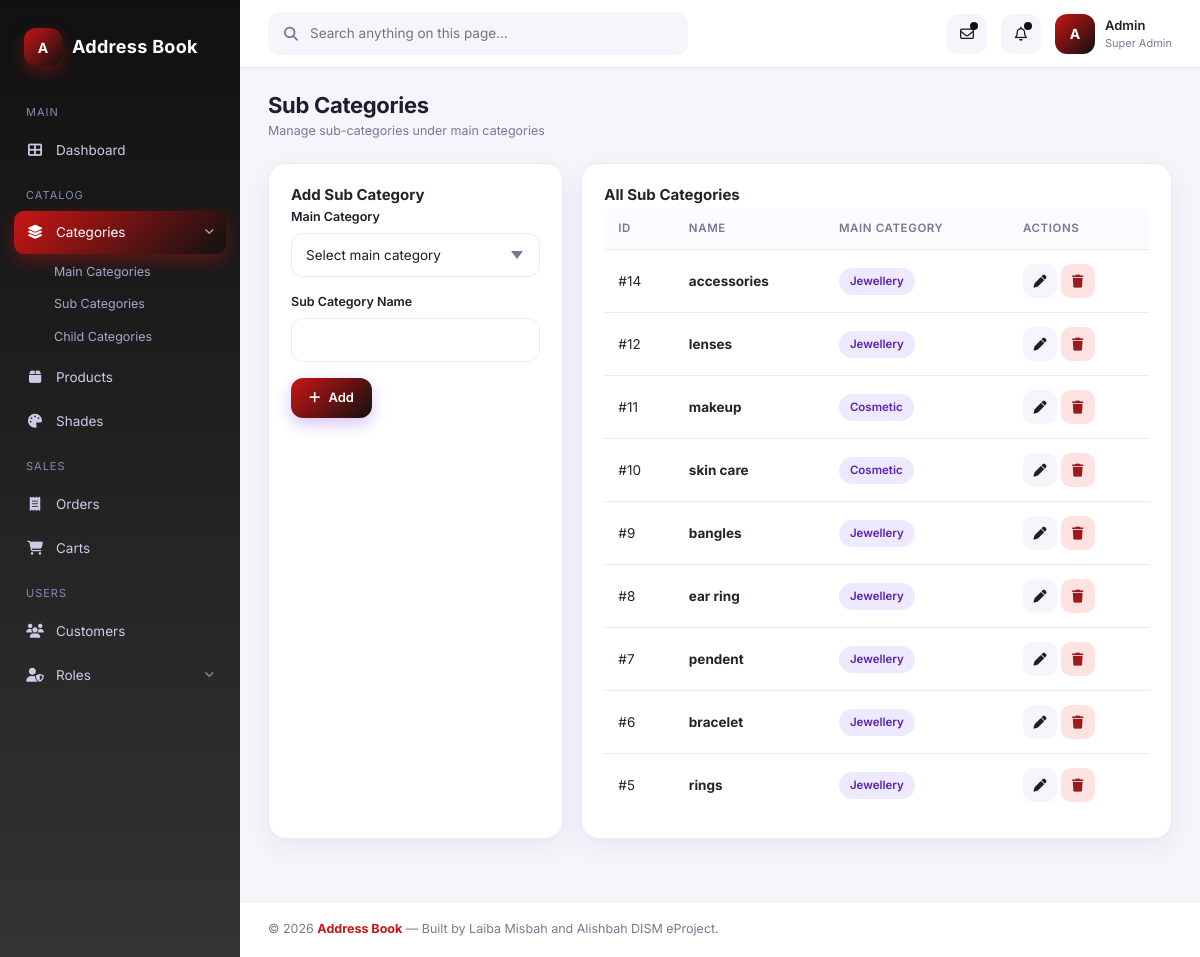
/admin/view_sub_cat.php, run on the app's committed database.
### tables this page shows
CREATE TABLE `sub_cat` (
  `sub_cat_id` int(11) NOT NULL,
  `sub_cat_name` varchar(100) NOT NULL,
  `mcat_id` int(11) DEFAULT NULL
);

CREATE TABLE `main_cat` (
  `mcat_id` int(11) NOT NULL,
  `mcat_name` varchar(100) NOT NULL
);

### admin/view_sub_cat.php (the view, shortened to what this page needs)
<?php
include 'header.php';
$rows = mysqli_query($con,"SELECT s.*,m.mcat_name FROM sub_cat s LEFT JOIN main_cat m ON s.mcat_id=m.mcat_id ORDER BY s.sub_cat_id DESC");
?>
<div class="page-header"><div><h1>Sub Categories</h1><div class="crumb">Manage sub-categories under main categories</div></div></div>
<div class="grid-2" style="grid-template-columns:1fr 2fr;">
  <div class="card">
    <h3 class="card-title">Add Sub Category</h3>
    <form method="post">
      <div class="form-group">
        <label>Main Category</label>
        <select class="form-control" name="mcat_id" required>
          <option value="">Select main category</option>
        </select>
      </div>
      <div class="form-group">
        <label>Sub Category Name</label>
        <input type="text" name="sub_cat_name" class="form-control" required>
      </div>
      <button class="btn btn-primary" name="add_sub"><i class="fas fa-plus"></i> Add</button>
    </form>
  </div>
  <div class="card">
    <h3 class="card-title">All Sub Categories</h3>
    <div class="table-wrap">
      <table class="data">
        <thead><tr><th>ID</th><th>Name</th><th>Main Category</th><th style="width:140px">Actions</th></tr></thead>
        <tbody>
        <?php if($rows && mysqli_num_rows($rows)>0): while($r=mysqli_fetch_assoc($rows)): ?>
          <tr>
            <td>#<?= $r['sub_cat_id'] ?></td>
            <td><strong><?= htmlspecialchars($r['sub_cat_name']) ?></strong></td>
            <td><span class="pill purple"><?= htmlspecialchars($r['mcat_name']??'-') ?></span></td>
            <td>
              <a href="edit_sub_cat.php?id=<?= $r['sub_cat_id'] ?>" class="btn btn-soft btn-icon"><i class="fas fa-pen"></i></a>
              <a href="?del_id=<?= $r['sub_cat_id'] ?>" class="btn btn-danger btn-icon" onclick="return confirm('Delete?')"><i class="fas fa-trash"></i></a>
            </td>
          </tr>
        <?php endwhile; else: ?>
          <tr><td colspan="4" class="text-center text-muted py-4">No sub categories</td></tr>
        <?php endif; ?>
        </tbody>
      </table>
    </div>
  </div>
</div>
<?php include 'footer.php'; ?>

### assets/admin/css/style.css (style rules this page uses)
:root { --bg:#f6f5fb; --surface:#ffffff; --surface-2:#fbfaff; --text:#1f1d2b; --text-muted:#7a7891; --border:#ece9f5; --primary:#ca1515; --primary-2:#111111; --pink:#111111; --blue:#3b82f6; --cyan:#06b6d4; --green:#10b981; --orange:#f59e0b; --red:#ca1515; --gold:#fbbf24; --grad-purple: linear-gradient(135deg,#ca1515 0%, #111111 100%); --grad-orange: linear-gradient(135deg,#ca1515 0%, #f59e0b 100%); --grad-blue: linear-gradient(135deg,#ca1515 0%, #3b82f6 100%); --grad-green: linear-gradient(135deg,#ca1515 0%, #10b981 100%); --shadow-sm: 0 2px 6px rgba(40,30,80,.05); --shadow: 0 8px 24px rgba(80,60,140,.08); --shadow-lg: 0 20px 40px rgba(80,60,140,.12); --radius: 18px; --radius-sm: 12px; --sidebar-w: 240px; }
* { box-sizing:border-box; }
html,body { margin:0;padding:0;background:var(--bg);color:var(--text); font-family:'Inter','Segoe UI',system-ui,-apple-system,sans-serif; font-size:14px;-webkit-font-smoothing:antialiased; }
a { color:inherit;text-decoration:none; }
.page-header { display:flex;align-items:center;justify-content:space-between;margin-bottom:22px; }
.page-header h1 { margin:0;font-size:22px;font-weight:700;letter-spacing:-.3px; }
.page-header .crumb { font-size:12.5px;color:var(--text-muted);margin-top:4px; }
.card { background:var(--surface);border-radius:var(--radius); box-shadow:var(--shadow);padding:22px;border:1px solid var(--border); }
.card-title { font-size:15px;font-weight:700;margin:0 0 4px; }
.grid-2 { display:grid;grid-template-columns:2fr 1fr;gap:18px;margin-bottom:22px; }
.table-wrap { overflow-x:auto;border-radius:var(--radius-sm); }
table.data { width:100%;border-collapse:separate;border-spacing:0; }
table.data thead th { text-align:left;font-size:11.5px;text-transform:uppercase;letter-spacing:.6px; color:var(--text-muted);font-weight:600;padding:12px 14px;background:var(--surface-2); border-bottom:1px solid var(--border); }
table.data tbody td { padding:14px;border-bottom:1px solid var(--border);font-size:13.5px;vertical-align:middle; }
table.data tbody tr:last-child td { border-bottom:none; }
.pill { display:inline-flex;align-items:center;gap:5px;padding:5px 11px;border-radius:999px; font-size:11.5px;font-weight:600; }
.pill.purple { background:#ede9fe;color:#5b21b6; }
.btn { display:inline-flex;align-items:center;gap:8px;padding:10px 18px;border-radius:12px; font-size:13px;font-weight:600;border:none;cursor:pointer;transition:all .2s; }
.btn-primary { background:var(--grad-purple);color:#fff;box-shadow:0 6px 16px rgba(124,58,237,.3); }
.btn-soft { background:var(--bg);color:var(--text); }
.btn-danger { background:#fee2e2;color:#991b1b; }
.btn-icon { width:34px;height:34px;border-radius:10px;display:inline-grid;place-items:center;padding:0; }
.form-group { margin-bottom:16px; }
.form-group label { display:block;font-size:12.5px;font-weight:600;color:var(--text);margin-bottom:6px; }
.form-control { width:100%;padding:11px 14px;border-radius:12px;border:1px solid var(--border); background:var(--surface);font-size:13.5px;color:var(--text);outline:none;transition:all .2s; font-family:inherit; }
select.form-control { appearance:none;background-repeat:no-repeat;background-position:right 16px center;padding-right:38px; }

### data on the page
sub_cat: sub_cat_id "14", sub_cat_name "accessories", mcat.mcat_name "Jewellery"
sub_cat: sub_cat_id "12", sub_cat_name "lenses", mcat.mcat_name "Jewellery"
sub_cat: sub_cat_id "11", sub_cat_name "makeup", mcat.mcat_name "Cosmetic"
sub_cat: sub_cat_id "10", sub_cat_name "skin care", mcat.mcat_name "Cosmetic"
sub_cat: sub_cat_id "9", sub_cat_name "bangles", mcat.mcat_name "Jewellery"
sub_cat: sub_cat_id "8", sub_cat_name "ear ring", mcat.mcat_name "Jewellery"
sub_cat: sub_cat_id "7", sub_cat_name "pendent", mcat.mcat_name "Jewellery"
sub_cat: sub_cat_id "6", sub_cat_name "bracelet", mcat.mcat_name "Jewellery"
sub_cat: sub_cat_id "5", sub_cat_name "rings", mcat.mcat_name "Jewellery"
